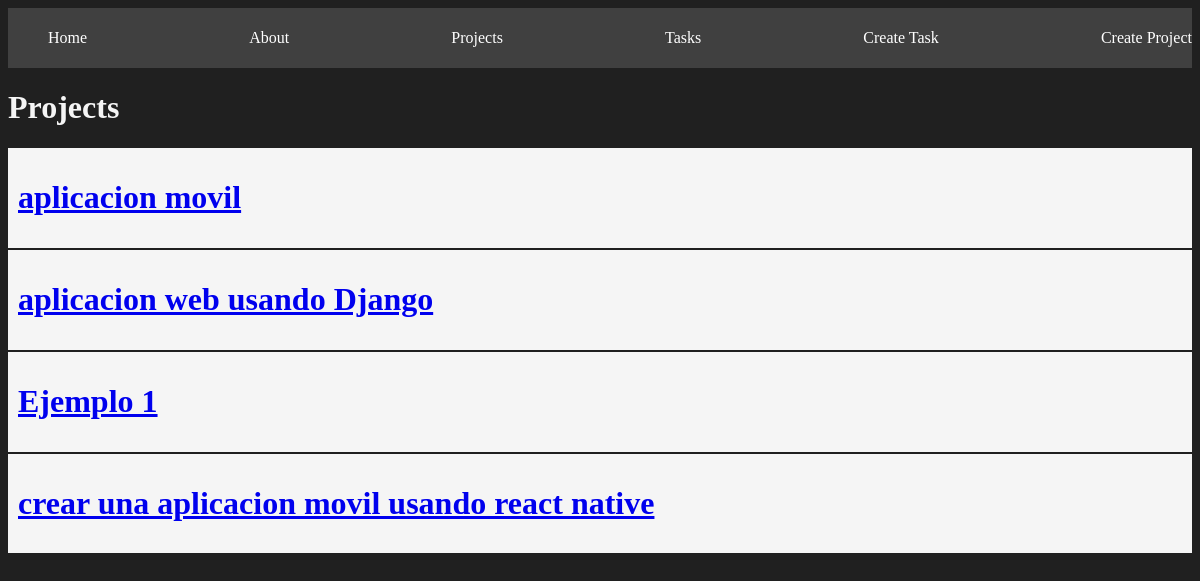
The page /projects/ on the database as committed earlier.
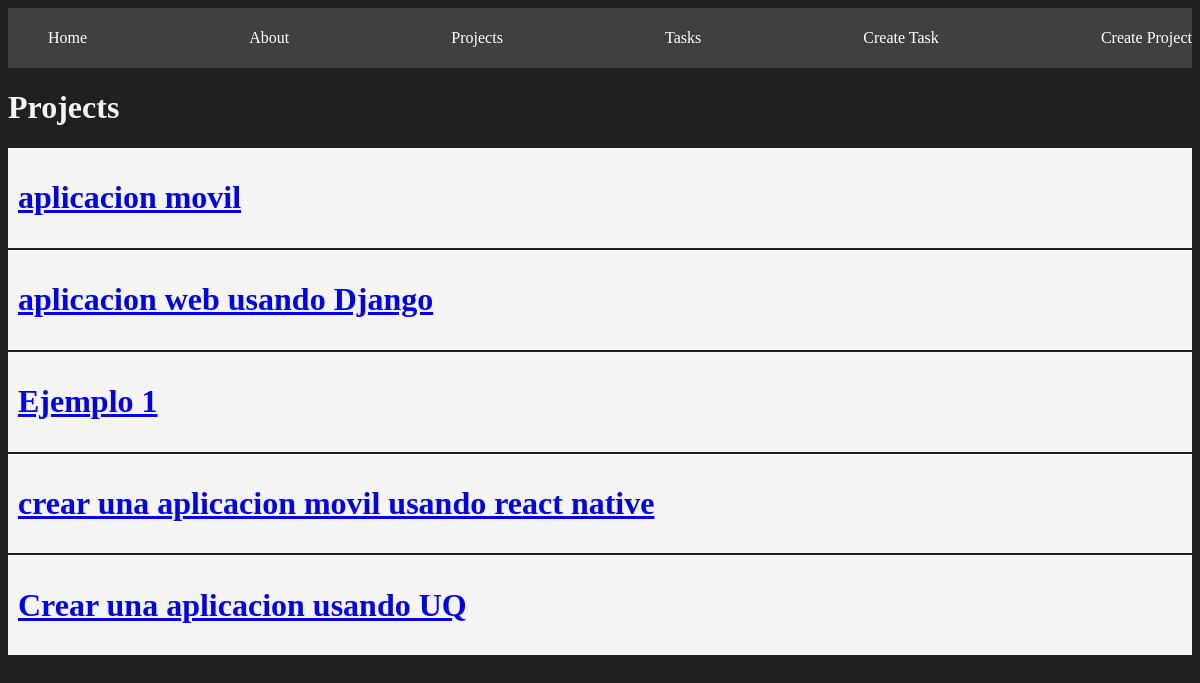
The same page on the database as committed later.
### myapp/models.py (models this page shows, shortened)
class Project(models.Model):
    name = models.CharField(max_length=200)

### myapp/views.py (the view)
# urls.py: path('projects/', views.projects, name='projects'),
def projects(request):
    projects = Project.objects.all()
    return render(request, 'projects/projects.html', {
        'projects': projects
    })

### myapp/templates/projects/projects.html
{% extends 'layouts/base.html' %}
{% block content %}
<h1>Projects</h1>
{% for project in projects %}
<div class="card">
<a href="{% url 'project_detail' project.id %}">
    <h1>{{ project.name }}</h1>
</a>
</div>
{% endfor %}
{% endblock %}

Rows that differ between the two databases and show on the page:
added Project: name "Crear una aplicacion usando UQ"
